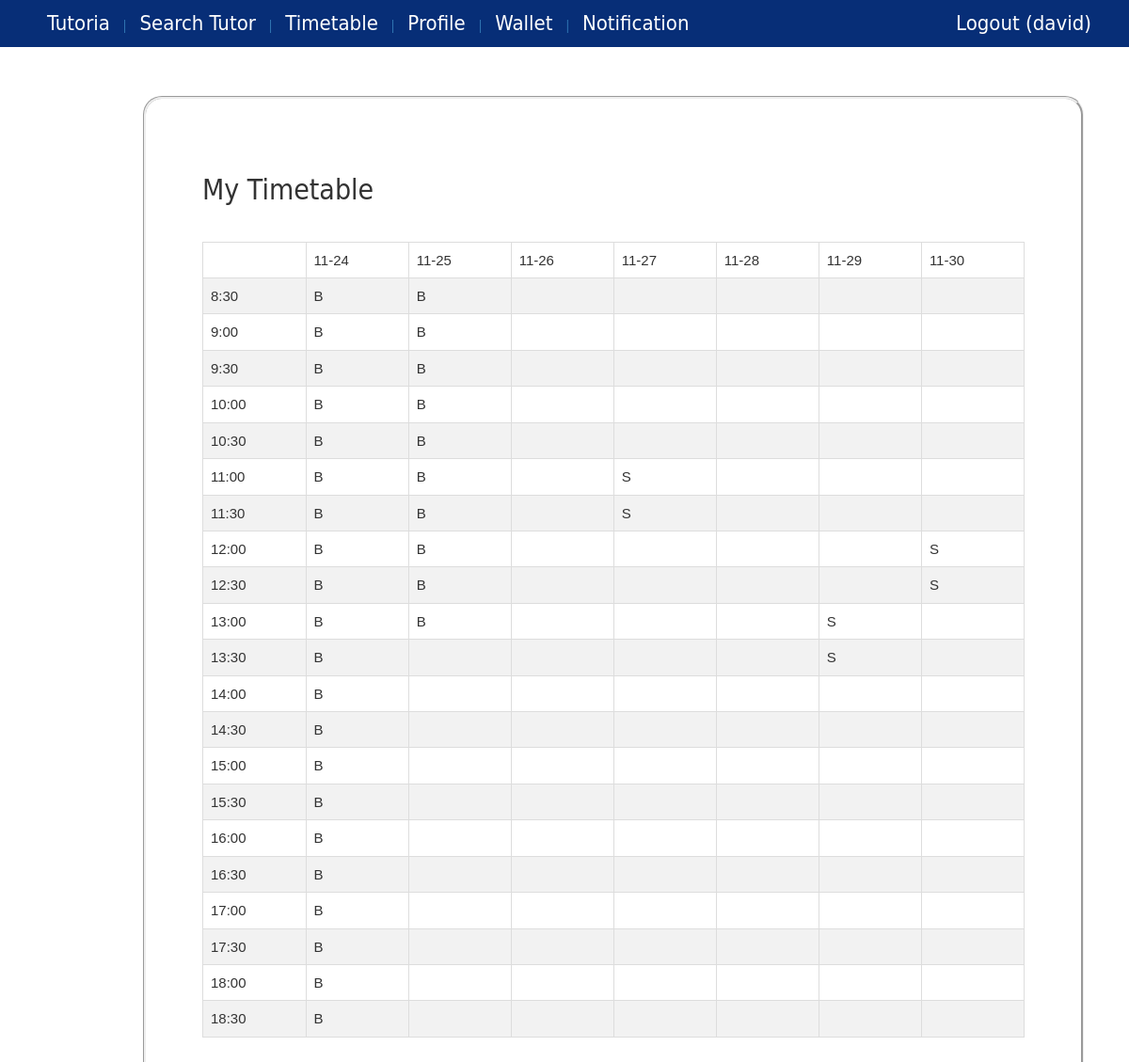
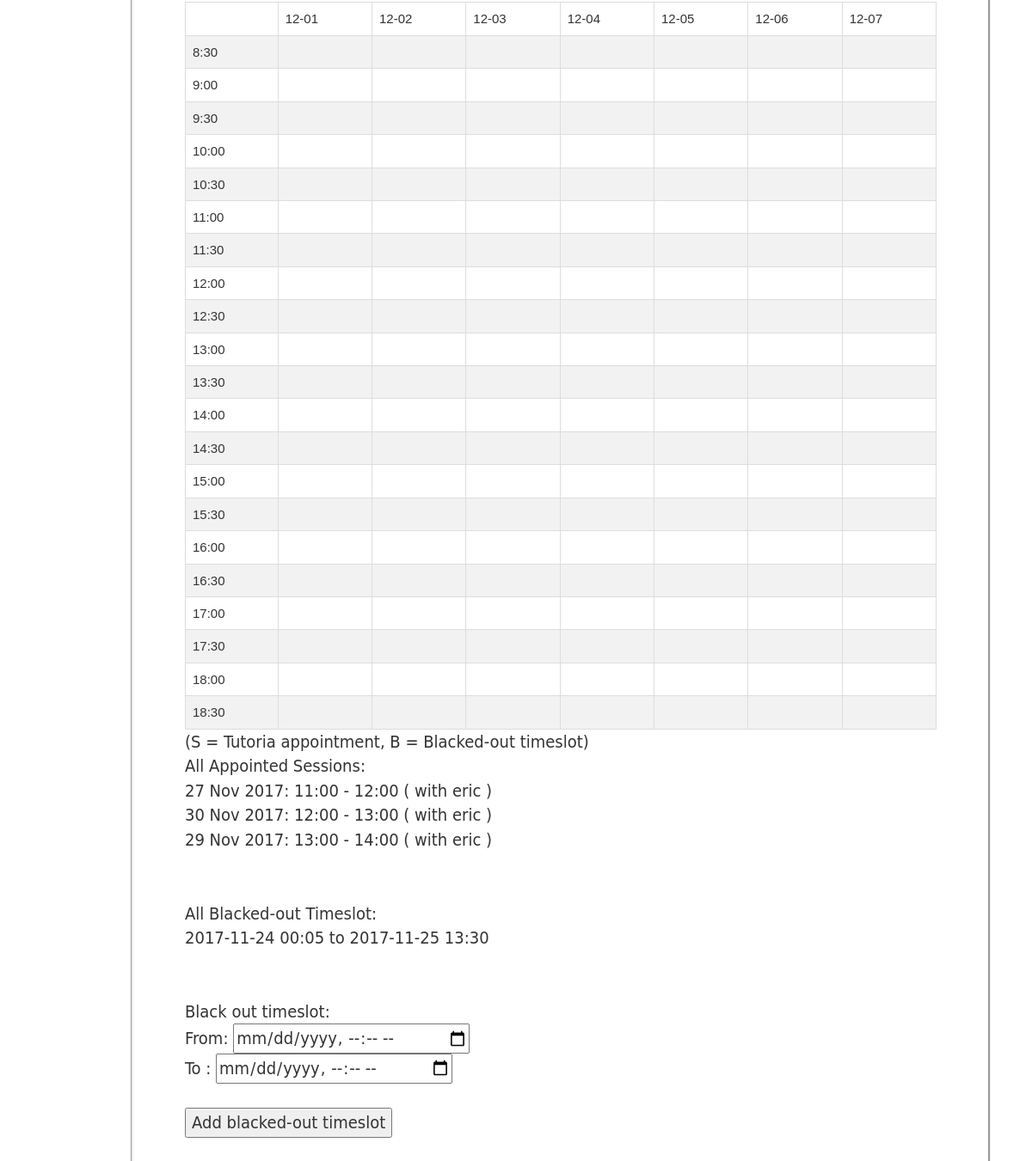
/timetable/ (signed in), run on the app's committed database (2 pictures, top to bottom).
### core/models.py (models this page shows, shortened)
class Session(models.Model):
    student = models.ForeignKey(Student, on_delete=models.CASCADE, blank=True, null=True)
    tutor = models.ForeignKey(Tutor, on_delete=models.CASCADE)
    booking_date = models.DateTimeField(blank=True, null=True)
    start_date = models.DateTimeField()
    end_date = models.DateTimeField()
    status = models.CharField(max_length=10,blank=True,null=True) # possible value: booked, cancelled, locked, ended
    isCouponUsed = models.BooleanField(default=False)
    isBlackedout = models.BooleanField(default=False)
    @property
    def getStartTimeStr(self):
        local_timezone = timezone(settings.TIME_ZONE)
        return self.start_date.astimezone(local_timezone).strftime('%H:%M')
    @property
    def getEndTimeStr(self):
        local_timezone = timezone(settings.TIME_ZONE)
        return self.end_date.astimezone(local_timezone).strftime('%H:%M')
    @property
    def getBookedDateStr(self):
        local_timezone = timezone(settings.TIME_ZONE)
        return self.start_date.astimezone(local_timezone).strftime('%e %b %Y')

class Student(models.Model):
    profile = models.OneToOneField(Profile, on_delete=models.CASCADE)
    university = models.OneToOneField(University, blank=True,null=True)

class Profile(models.Model):
    user = models.OneToOneField(User, on_delete=models.CASCADE)
    phone = models.CharField(max_length=20)
    user_type =  models.ForeignKey(UserType)
    wallet = models.OneToOneField(Wallet)
    @property
    def isStudent(self):
        return self.user_type.user_type=="student" or self.user_type.user_type=="both"
    @property
    def isTutor(self):
        return self.user_type.user_type=="tutor" or self.user_type.user_type=="both"
    @property
    def hasNotification(self):
        return len(Notification.objects.filter(profile=self,checked=False))>0
    @property
    def getUsername(self):
        return self.user.username

### core/views.py (the view, shortened to what this page needs)
# urls.py: url(r'^timetable/$', views.viewTimetable, name='view_timetable'),
@login_required
def viewTimetable(request):
    if request.user.username =="admin":
        return HttpResponse("You logged in as admin.")
    context={}
    msg = ""
    d=['','8:30']
    for x in range (9,19):
        d.append("{}:00".format(x))
        d.append("{}:30".format(x))
    row_list=[]
    row_list.append(d)
    current = getCurrentDatetime()
    current = current.replace(hour=8,minute=30,second=0, microsecond=0)
    for x in range (0,7):
        current = current.replace(hour=8,minute=30,second=0, microsecond=0)
        temp = [current.date().strftime('%m-%d')]
        temp.append(generateTimetable(current, current+timedelta(minutes=30), request.user.profile))
        for y in range (0,20):
            current = current + timedelta(minutes=30)
            temp.append(generateTimetable(current, current+timedelta(minutes=30), request.user.profile))
        row_list.append(temp)
        current = current.replace(hour=8,minute=30,second=0, microsecond=0)
        current = current + timedelta(days=1)
    context['row_list']=zip(*row_list)
    if request.user.profile.isTutor:
        d=['','8:30']
        for x in range (9,19):
            d.append("{}:00".format(x))
            d.append("{}:30".format(x))
        row_list=[]
        row_list.append(d)
        current = getCurrentDatetime() +timedelta(days=7)
        current = current.replace(hour=8,minute=30,second=0, microsecond=0)
        for x in range (0,7):
            current = current.replace(hour=8,minute=30,second=0, microsecond=0)
            temp = [current.date().strftime('%m-%d')]
            temp.append(generateTimetable(current, current+timedelta(minutes=30), request.user.profile))
            for y in range (0,20):
                current = current + timedelta(minutes=30)
                temp.append(generateTimetable(current, current+timedelta(minutes=30), request.user.profile))
            row_list.append(temp)
            current = current.replace(hour=8,minute=30,second=0, microsecond=0)
            current = current + timedelta(days=1)
        context['row_list2']=zip(*row_list)
    user_profile = request.user.profile
    context['profile']=user_profile
    current = getCurrentDatetime()
    nextweek = current + timedelta(days=7)
    next2week = current + timedelta(days=14)
    if user_profile.isStudent :
        s = Session.objects.filter(student=user_profile.student).filter(isBlackedout=False).exclude(status="ended").exclude(status="cancelled").filter(end_date__lte=nextweek).order_by('-booking_date')
        context['student_session_list'] = s
    if user_profile.isTutor:
        s = Session.objects.filter(tutor=user_profile.tutor).filter(isBlackedout=False).exclude(status="ended").exclude(status="cancelled").filter(end_date__lte=next2week).order_by('-booking_date')
        context['tutor_session_list'] = s
        current = getCurrentDatetime()
        b = Session.objects.filter(tutor=user_profile.tutor).filter(isBlackedout=True).filter(end_date__gte=current).filter(end_date__lte=next2week).order_by('-start_date')
        unavailable_time = [ getDatetimeStr(t.start_date)+" to "+getDatetimeStr(t.end_date) for t in b]
        context['blackedOutTimeslots'] = unavailable_time
    return render(request, 'timetable.html', context)

### core/utility.py (called while the page is built)
def getCurrentDatetime():
    local_timezone = timezone(settings.TIME_ZONE)
    return datetime.now().astimezone(local_timezone)

def getDatetimeStr(date):
    local_timezone = timezone(settings.TIME_ZONE)
    return date.astimezone(local_timezone).strftime('%Y-%m-%d %H:%M')

### core/templates/timetable.html (shortened to what this page needs)
{% extends 'base.html' %}
{% block content %}
    <h2>My Timetable</h2><br/>
    <table class="timetable">
        {% for row in row_list %}
            <tr>
                {% for cell in row %}
                        <td>{{cell}}</td>
                {% endfor %}
            </tr>
        {% endfor %}
    </table>
    {% if user.profile.isTutor %}
    <br/>
    <table class="timetable">
            {% for row in row_list2 %}
                <tr>
                    {% for cell in row %}
                            <td>{{cell}}</td>
                    {% endfor %}
                </tr>
            {% endfor %}
        </table>
    {% endif %}
    {% if user.profile.isStudent and not user.profile.isTutor %}
        (T = Tutorial Session Booked)
    {% elif not user.profile.isStudent and user.profile.isTutor%}
        (S = Tutoria appointment, B = Blacked-out timeslot)
    {% else %}
        (T = Tutorial Session Booked, S = Tutoria appointment, B = Blacked-out timeslot)
    {% endif %}
    <br/>
    {% if user.profile.isTutor %}
        {% if not tutor_session_list %}
            <p>You don't have any session yet.</p>
        {%else%}
            All Appointed Sessions:<br/>
            {% for s in tutor_session_list %}
                {{s.getBookedDateStr}}:
                {{s.getStartTimeStr}} - {{s.getEndTimeStr}}
                ( with {{s.student.profile.getUsername}} )<br/>
            {% endfor %}
        {% endif %}
        <br/><br/>
        {% if not blackedOutTimeslots %}
            <p>You don't have any blacked-out timeslot yet.</p>
        {%else%}
            All Blacked-out Timeslot:<br/>
            {% for each in blackedOutTimeslots %}
                {{ each }} <br/>
            {% endfor %}
        {% endif %}
        <br/><br/>
        Black out timeslot:
        <form action="{% url 'view_timetable' %}" method="post">
            <div id="timeslot_picker_group">
                From: <input type="datetime-local" name="blackOutStartDatetime"><br/>
                To  : <input type="datetime-local" name="blackOutEndDatetime"><br/>
            </div>
            <br/>
            <input type="submit" value="Add blacked-out timeslot" />
        </form>
    {% endif %}
{% endblock %}

### core/templates/base.html (shortened to what this page needs)
{% load static %}
<!DOCTYPE html>
<html>
<head>
    <link rel="stylesheet" href="{% static 'css/base.css' %}">
    <link rel="stylesheet" href="https://maxcdn.bootstrapcdn.com/bootstrap/3.3.7/css/bootstrap.min.css">
</head>
<body>
    <div id="wrapper">
        <header>
            <nav id="navigation">
                <ul>
                    <a href="{% url 'homepage' %}">
                        <li>Tutoria</li>
                    </a>
                    {% ifnotequal user.username "admin" %}
                        {% if user.is_authenticated %}
                            <a href="{% url 'search_tutor' %}">
                                | <li>Search Tutor</li>
                            </a>
                            <a href="{% url 'view_timetable' %}">
                                | <li>Timetable</li>
                            </a>
                            <a href="{% url 'edit_profile' %}">
                                | <li>Profile</li>
                            </a>
                            <a href="{% url 'view_wallet' %}">
                                | <li>Wallet</li>
                            </a>
                            <a href="{% url 'view_notification' %}">
                                {%if user.profile.hasNotification %}
                                    | <li>Notification({{user.profile.getNotificationNum}})</li>
                                {% else %}
                                    | <li>Notification</li>
                                {% endif %}
                            </a>
                            <a href="{% url 'logout' %}" id="logoutButton" class="pull-right">
                                <li>Logout ({{ user.username }}) </li>
                            </a>
                        {% endif %}
                    {% endifnotequal %}
                </ul>
            </nav>
        </header>
        <div id="main">
            <article>
                <section class="box">
                    {% block content %} {% endblock %}
        </div>
    </div>
</body>
</html>

### core/static/css/base.css (style rules this page uses)
* { margin:0 auto; padding:0 auto; }
html,body { height:100%; }
#wrapper { min-height:100%; position:relative; }
a:link { text-decoration: none; }
nav#navigation { position: fixed; border-radius:10px; top:0; left:0; right:0; width: 100%; height: 50px; background-color:rgba(255,255,255,0.2); z-index: 1; }
nav#navigation ul { box-sizing:border-box; list-style:none; height:50px; padding-bottom:5px; background-color:rgb(7, 46, 119); top:5px; }
nav#navigation ul li { box-sizing:border-box; font-family:"Gill Sans", "Gill Sans MT", "Myriad Pro", "DejaVu Sans Condensed", Helvetica, Arial, sans-serif; font-size:22px; font-weight:300; display:inline; border-radius:10px; color:rgb(255, 255, 255); position:relative; line-height:50px; padding-left:10px; padding-right:10px; }
#main { padding-top:50px; padding-bottom:50px; }
.box { overflow: hidden; font-size:20px; font-family:"Gill Sans", "Gill Sans MT", "Myriad Pro", "DejaVu Sans Condensed", Helvetica, Arial, sans-serif; box-sizing:border-box; width:1000px; padding:60px; border:groove; border-radius:20px; margin:2px; position:relative; top:50px; left:150px; }
#logoutButton, #logoutButton, #signupButton { padding-right: 30px; }

### core/templates/timetable.html (style rules this page uses)
.timetable { font-family: "Trebuchet MS", Arial, Helvetica, sans-serif; border-collapse: collapse; width: 100%; font-size: 15px; }
.timetable td, .timetable th { border: 1px solid #ddd; padding: 8px; }
.timetable tr:nth-child(even) { background-color: #f2f2f2; }

### data on the page
Session: getBookedDateStr "27 Nov 2017", getStartTimeStr "11:00", getEndTimeStr "12:00", student.profile.getUsername "eric"
Session: getBookedDateStr "30 Nov 2017", getStartTimeStr "12:00", getEndTimeStr "13:00", student.profile.getUsername "eric"
Session: getBookedDateStr "29 Nov 2017", getStartTimeStr "13:00", getEndTimeStr "14:00", student.profile.getUsername "eric"

### other printed values
{{ user.username }} "david"
{{ cell }} "11-24" "11-25" "11-26" "11-27" "11-28" "11-29" "11-30" "8:30" "B" "B" "9:00" "B" "B" "9:30" "B" "B" "10:00" "B" "B" "10:30" "B" "B" "11:00" "B" "B" "S" "11:30" "B" "B" "S" "12:00" "B" "B" "S" "12:30" "B" "B" "S" "13:00" "B" "B" "S" "13:30" "B" "S" "14:00" "B" "14:30" "B" "15:00" "B" "15:30" "B" "16:00" "B" "16:30" "B" "17:00" "B" "17:30" "B" "18:00" "B" "18:30" "B"
{{ cell }} "12-01" "12-02" "12-03" "12-04" "12-05" "12-06" "12-07" "8:30" "9:00" "9:30" "10:00" "10:30" "11:00" "11:30" "12:00" "12:30" "13:00" "13:30" "14:00" "14:30" "15:00" "15:30" "16:00" "16:30" "17:00" "17:30" "18:00" "18:30"
{{ each }} "2017-11-24 00:05 to 2017-11-25 13:30"
